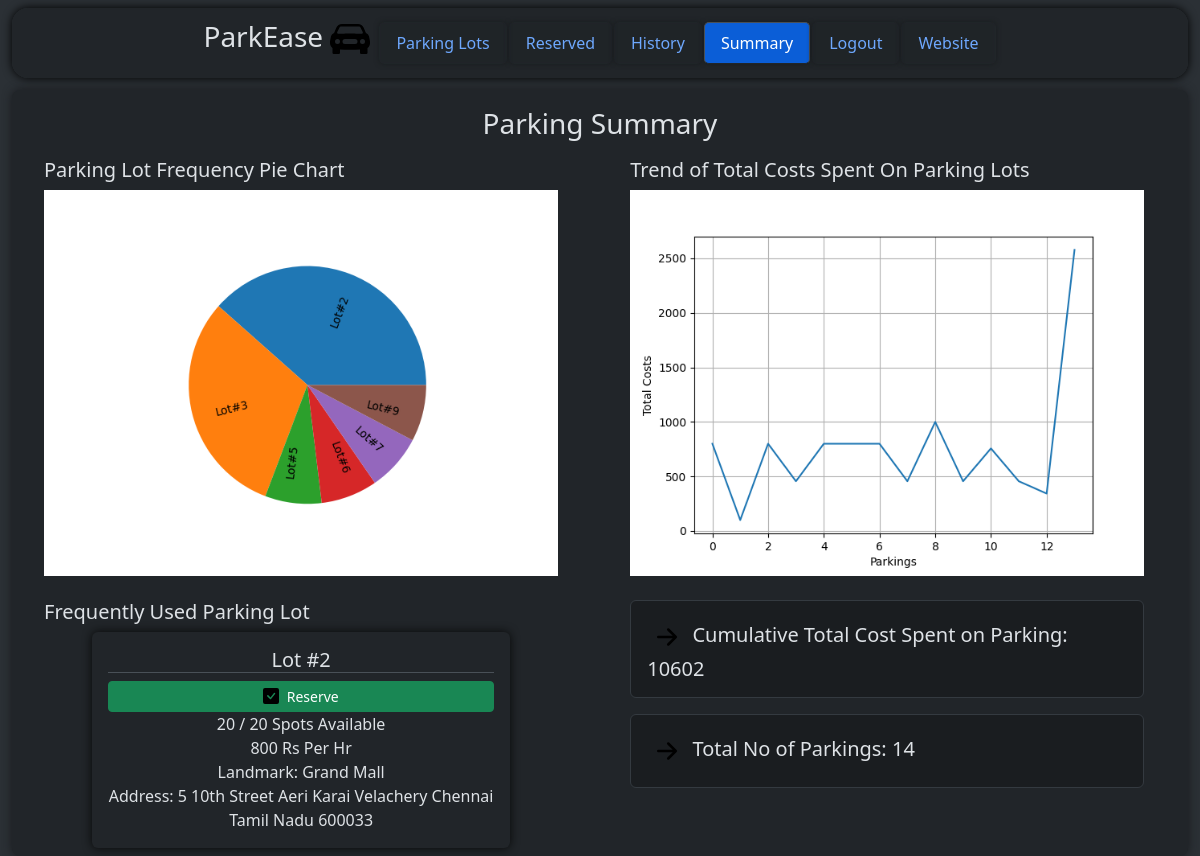
Page /user/dashboard/summary (signed in) on the committed database.
### models/parkingInfo.py (models this page shows, shortened)
class ParkingLot(db.Model) :
    __tablename__ = "parkinglot"
    id = db.Column(db.Integer, primary_key = True, autoincrement = True)
    landmark = db.Column(db.String)
    noOfParkingSpots = db.Column(db.Integer)
    pricePerHr = db.Column(db.Integer)
    addressId = db.Column(db.Integer, db.ForeignKey("address.id"))
    address = db.relationship("Address", uselist = False, backref = "parkingLot")
    parkingSpots = db.relationship("ParkingSpot", backref = "parkingLot") #parking lot and parking spot is 1 - M

### models/userInfo.py (models this page shows)
class Address(db.Model) :
    __tablename__ = "address"
    id = db.Column(db.Integer, primary_key = True, autoincrement = True)
    streetName = db.Column(db.String)
    locality = db.Column(db.String)
    subLocality = db.Column(db.String)
    city = db.Column(db.String)
    state = db.Column(db.String)
    pinCode = db.Column(db.String)
    def __str__(self) :
        return "{} {} {} {} {} {} {}".format(self.id, self.streetName.lower(), self.locality.lower(), self.subLocality.lower(), self.city.lower(), self.state.lower(), self.pinCode)

### controllers/userDashboard.py (the view)
@userbp.route("/dashboard/summary", methods = ["GET"])
def summary() :
    if request.method == "GET" :
        plotPiePlotOfParkingLotsUsed()
        plotLinePlotOfTotalCosts()
        return render_template("user/summary.html", parkingLot = frequentlyUsedParkingLot(), cost = sumOfTotalCosts(), noOfParkings = totalNoOfParkings())

### controllers/adminDashboard.py (called while the page is built)
def getParkingLot(id) :
    return db.session.execute(db.select(ParkingLot).filter_by(id = id)).scalars().first()

### controllers/userDashboard.py (called while the page is built)
@userbp.before_request
def restrict() :
    if session.get("type") != "user" :
        return redirect(url_for("general.signIn"))

def viewAllReservedParkingSpots() :
    return db.session.execute(db.select(ReservedParkingSpot).filter_by(userId = session["id"]).order_by(nulls_first(desc(ReservedParkingSpot.parkingTimestamp)))).scalars().all()

def getParkingLotsUsedByAUserLiUsingReservedParkingSpots() :
    return [i.parkingSpot.parkingLot.id for i in db.session.execute(db.select(User).filter_by(id = session["id"])).scalars().first().reservedParkingSpots if i.parkingSpot is not None]

def frequentlyUsedParkingLot() :
    parkingLotIds = getParkingLotsUsedByAUserLiUsingReservedParkingSpots()
    return getParkingLot(max(set(parkingLotIds), key = parkingLotIds.count))

def sumOfTotalCosts() :
    reservedParkingSpots = viewAllReservedParkingSpots()
    sum = 0
    for i in reservedParkingSpots :
        if i.totalCost is not None:
            sum += i.totalCost
    return sum

def plotPiePlotOfParkingLotsUsed() :
    plt.figure()
    li = getParkingLotsUsedByAUserLiUsingReservedParkingSpots()
    labels = sorted(set(li))
    countLi = [li.count(i) for i in labels]
    plt.pie(countLi, labels = [("Lot#" + str(i)) for i in labels], rotatelabels = True, labeldistance = 0.5)
    plt.savefig("static/images/plot1.png")

def plotLinePlotOfTotalCosts() :
    plt.figure()
    costLi = [i.totalCost for i in viewAllReservedParkingSpots()]
    xAxis = [i for i in range(0, len(costLi))]
    plt.plot(xAxis, costLi)
    plt.xlabel("Parkings")
    plt.ylabel("Total Costs")
    plt.grid(True)
    plt.savefig("static/images/plot2.png")

def totalNoOfParkings() :
    return len(db.session.execute(db.select(ReservedParkingSpot).filter_by(userId = session["id"])).scalars().all())

### templates/user/summary.html (shortened to what this page needs)
<!DOCTYPE html>
<html class = "h-100" data-bs-theme = "dark">
    <head>
        <link rel = "stylesheet" href = "/static/bootstrap/css/bootstrap.min.css"/>
        <link rel = "stylesheet" href = "/static/css/style.css"/>
    </head>
    <body class = "h-100">
        <div class = "container-fluid bg-body-tertiary min-vh-100">
            <div class = "container-fluid d-flex justify-content-center bg-body">
                <div class = "d-flex justify-content-center align-items-center container-fluid mt-2 rounded-4 position-fixed" style = "height: 70px; width: 98%; background-color: rgba(33, 37, 41, 0.9); z-index: 1000; box-shadow: 0 0 10px rgb(0, 0, 0); backdrop-filter: blur(3px);">
                    <div class = "overflow-auto" style = "height: 100%; width: 100%;">
                        <ul class = "nav nav-tabs d-flex align-items-center justify-content-center" style = "height: 100%; width: 100%;">
                            <a href = "/" class = "text-decoration-none text-reset me-2">
                                <h3>
                                    ParkEase
                                    <img src = "/static\images\car-front-fill.svg" alt = "Logo" style = "width: 40px;"/>
                                </h3>
                            </a>
                            <li class = "nav-item">
                                <a class = "nav-link" href = "/user/dashboard">
                                    Parking Lots
                                </a>
                            </li>
                            <li class = "nav-item">
                                <a class = "nav-link", href = "/user/dashboard/reserved">
                                    Reserved
                                </a>
                            </li>
                            <li class = "nav-item">
                                <a class = "nav-link", href = "/user/dashboard/history">
                                    History
                                </a>
                            </li>
                            <li class = "nav-item">
                                <a class = "nav-link active" href = "/user/dashboard/summary">
                                    Summary
                                </a>
                            </li>
                            <li class = "nav-item">
                                <a class = "nav-link" href = "/signIn">
                                    Logout
                                </a>
                            </li>
                            <li class = "nav-item">
                                <a class = "nav-link" href = "/">
                                    Website
                                </a>
                            </li>
                        </ul>
                    </div>
                </div>
            </div>
            <div class = "rounded-3 container-fluid bg-body p-2 overflow-auto" style = "height: 80%; width: 100%; margin-top: 90px; box-shadow: 0 0 10px rgb(24, 26, 29);">
                <div class = "d-flex justify-content-center align-items-center gap-2" style = "height: 60px;">
                    <h3>
                        Parking Summary
                    </h3>
                </div>
                <div style = "height: 100%; width: 99%;">
                    <div class = "row">
                        <div class = "col">
                            <div>
                                <h5 class = "px-1 px-sm-1 px-md-2 px-lg-3 px-xl-4 px-xxl-5">
                                    Parking Lot Frequency Pie Chart
                                </h5>
                                <img src = "/static\images\plot1.png" class = "px-1 px-sm-1 px-md-2 px-lg-3 px-xl-4 px-xxl-5" style = "width: 100%;"/>
                            </div>
                            <div>
                                <h5 class = "px-1 px-sm-1 px-md-2 px-lg-3 px-xl-4 px-xxl-5">
                                    Frequently Used Parking Lot
                                </h5>
                                <div class = "px-1 px-sm-1 px-md-2 px-lg-3 px-xl-4 px-xxl-5">
                                    <div class = "card mx-5" style = "box-shadow: 0 0 10px rgb(7, 8, 8); border: none;">
                                        <form method = "POST" action = "/user/dashboard" style = "height: 100%; width: 100%;">
                                            <div class = "card-body">
                                                <h5 class = "card-title text-center border-bottom">
                                                    Lot #{{ parkingLot.id }}
                                                </h5>
                                                <button type = "submit" name = "action" value = "reserve" class = "btn btn-success btn-sm d-flex align-items-center justify-content-center" style = "z-index: 998; position: relative; width: 100%;">
                                                    <img src = "\static\images\check-square-fill.svg"/>
                                                    &nbsp;
                                                    Reserve
                                                </button>
                                                <p class = "card-text text-center">
                                                    {{ parkingLot.parkingSpots | selectattr("status", "equalto", 0) | list | count }} / {{ parkingLot.noOfParkingSpots }} Spots Available
                                                    {{ parkingLot.pricePerHr }} Rs Per Hr
                                                    Landmark: {{ parkingLot.landmark }}
                                                    Address: {{ parkingLot.address | title }}
                                                </p>
                                            </div>
                                        </form>
                                    </div>
                                </div>
                            </div>
                        </div>
                        <div class = "col">
                            <div>
                                <h5 class = "px-1 px-sm-1 px-md-2 px-lg-3 px-xl-4 px-xxl-5">
                                    Trend of Total Costs Spent On Parking Lots
                                </h5>
                                <img class = "px-1 px-sm-1 px-md-2 px-lg-3 px-xl-4 px-xxl-5" src = "/static\images\plot2.png" style = "width: 100%;"/>
                            </div>
                            <h5 class = "px-1 px-sm-1 px-md-2 px-lg-3 px-xl-4 px-xxl-5">
                                <div class = "alert alert-dark">
                                    <img src = "/static\images\arrow-right-short.svg" alt = "Logo" style = "width: 40px;"/>
                                    Cumulative Total Cost Spent on Parking: {{ cost }}
                                </div>
                                <div class = "alert alert-dark">
                                    <img src = "/static\images\arrow-right-short.svg" alt = "Logo" style = "width: 40px;"/>
                                    Total No of Parkings: {{ noOfParkings }}
                                </div>
                            </h5>
                        </div>
                    </div>
                </div>
            </div>
        </div>
    </body>
</html>

### static/css/style.css (style rules this page uses)
.nav-tabs { border: none; }
.nav-tabs .nav-link { border-radius: 5px; margin: 1px; box-shadow: 0 0 5px rgb(25, 28, 31); backdrop-filter: blur(1px); }
.nav-tabs .nav-link.active { background-color: rgb(11, 94, 215); }

### rows in the picture
ParkingLot: id "2", noOfParkingSpots "20", pricePerHr "800", landmark "Grand Mall"
Address: address "5 10th Street Aeri Karai Velachery Chennai Tamil Nadu 600033"

### other values in the picture
{{ cost }} "10602"
{{ noOfParkings }} "14"
